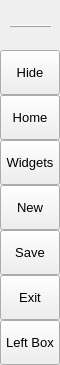
        <widget class="QFrame" name="leftMenuBg">
         <property name="minimumSize">
          <size>
           <width>60</width>
           <height>0</height>
          </size>
         </property>
         <property name="maximumSize">
          <size>
           <width>60</width>
           <height>16777215</height>
          </size>
         </property>
         <property name="frameShape">
          <enum>QFrame::NoFrame</enum>
         </property>
         <property name="frameShadow">
          <enum>QFrame::Raised</enum>
         </property>
         <layout class="QVBoxLayout" name="verticalLayout_3">
          <property name="spacing">
           <number>0</number>
          </property>
          <property name="leftMargin">
           <number>0</number>
          </property>
          <property name="topMargin">
           <number>0</number>
          </property>
          <property name="rightMargin">
           <number>0</number>
          </property>
          <property name="bottomMargin">
           <number>0</number>
          </property>
          <item>
           <widget class="QFrame" name="topLogoInfo">
            <property name="minimumSize">
             <size>
              <width>0</width>
              <height>50</height>
             </size>
            </property>
            <property name="maximumSize">
             <size>
              <width>16777215</width>
              <height>50</height>
             </size>
            </property>
            <property name="frameShape">
             <enum>QFrame::NoFrame</enum>
            </property>
            <property name="frameShadow">
             <enum>QFrame::Raised</enum>
            </property>
            <widget class="QFrame" name="topLogo">
             <property name="geometry">
              <rect>
               <x>10</x>
               <y>5</y>
               <width>42</width>
               <height>42</height>
              </rect>
             </property>
             <property name="minimumSize">
              <size>
               <width>42</width>
               <height>42</height>
              </size>
             </property>
             <property name="maximumSize">
              <size>
               <width>42</width>
               <height>42</height>
              </size>
             </property>
             <property name="styleSheet">
              <string notr="true">background-image: url(:/images/images/images/icon.png);
</string>
             </property>
             <property name="frameShape">
              <enum>QFrame::HLine</enum>
             </property>
             <property name="frameShadow">
              <enum>QFrame::Raised</enum>
             </property>
            </widget>
            <widget class="QLabel" name="titleLeftApp">
             <property name="geometry">
              <rect>
               <x>70</x>
               <y>8</y>
               <width>160</width>
               <height>20</height>
              </rect>
             </property>
             <property name="font">
              <font>
               <family>Segoe UI Semibold</family>
               <pointsize>12</pointsize>
               <italic>false</italic>
               <bold>false</bold>
              </font>
             </property>
             <property name="text">
              <string>PyDracula</string>
             </property>
             <property name="alignment">
              <set>Qt::AlignLeading|Qt::AlignLeft|Qt::AlignTop</set>
             </property>
            </widget>
            <widget class="QLabel" name="titleLeftDescription">
             <property name="geometry">
              <rect>
               <x>70</x>
               <y>27</y>
               <width>160</width>
               <height>16</height>
              </rect>
             </property>
             <property name="maximumSize">
              <size>
               <width>16777215</width>
               <height>16</height>
              </size>
             </property>
             <property name="font">
              <font>
               <family>Segoe UI</family>
               <pointsize>8</pointsize>
               <italic>false</italic>
               <bold>false</bold>
              </font>
             </property>
             <property name="text">
              <string>Modern GUI / Flat Style</string>
             </property>
             <property name="alignment">
              <set>Qt::AlignLeading|Qt::AlignLeft|Qt::AlignTop</set>
             </property>
            </widget>
           </widget>
          </item>
          <item>
           <widget class="QFrame" name="leftMenuFrame">
            <property name="frameShape">
             <enum>QFrame::NoFrame</enum>
            </property>
            <property name="frameShadow">
             <enum>QFrame::Raised</enum>
            </property>
            <layout class="QVBoxLayout" name="verticalMenuLayout">
             <property name="spacing">
              <number>0</number>
             </property>
             <property name="leftMargin">
              <number>0</number>
             </property>
             <property name="topMargin">
              <number>0</number>
             </property>
             <property name="rightMargin">
              <number>0</number>
             </property>
             <property name="bottomMargin">
              <number>0</number>
             </property>
             <item>
              <widget class="QFrame" name="toggleBox">
               <property name="maximumSize">
                <size>
                 <width>16777215</width>
                 <height>45</height>
                </size>
               </property>
               <property name="frameShape">
                <enum>QFrame::NoFrame</enum>
               </property>
               <property name="frameShadow">
                <enum>QFrame::Raised</enum>
               </property>
               <layout class="QVBoxLayout" name="verticalLayout_4">
                <property name="spacing">
                 <number>0</number>
                </property>
                <property name="leftMargin">
                 <number>0</number>
                </property>
                <property name="topMargin">
                 <number>0</number>
                </property>
                <property name="rightMargin">
                 <number>0</number>
                </property>
                <property name="bottomMargin">
                 <number>0</number>
                </property>
                <item>
                 <widget class="QPushButton" name="toggleButton">
                  <property name="sizePolicy">
                   <sizepolicy hsizetype="Expanding" vsizetype="Fixed">
                    <horstretch>0</horstretch>
                    <verstretch>0</verstretch>
                   </sizepolicy>
                  </property>
                  <property name="minimumSize">
                   <size>
                    <width>0</width>
                    <height>45</height>
                   </size>
                  </property>
                  <property name="font">
                   <font>
                    <family>Segoe UI</family>
                    <pointsize>10</pointsize>
                    <italic>false</italic>
                    <bold>false</bold>
                   </font>
                  </property>
                  <property name="cursor">
                   <cursorShape>PointingHandCursor</cursorShape>
                  </property>
                  <property name="layoutDirection">
                   <enum>Qt::LeftToRight</enum>
                  </property>
                  <property name="styleSheet">
                   <string notr="true">background-image: url(:/icons/images/icons/icon_menu.png);</string>
                  </property>
                  <property name="text">
                   <string>Hide</string>
                  </property>
                 </widget>
                </item>
               </layout>
              </widget>
             </item>
             <item alignment="Qt::AlignTop">
              <widget class="QFrame" name="topMenu">
               <property name="frameShape">
                <enum>QFrame::NoFrame</enum>
               </property>
               <property name="frameShadow">
                <enum>QFrame::Raised</enum>
               </property>
               <layout class="QVBoxLayout" name="verticalLayout_8">
                <property name="spacing">
                 <number>0</number>
                </property>
                <property name="leftMargin">
                 <number>0</number>
                </property>
                <property name="topMargin">
                 <number>0</number>
                </property>
                <property name="rightMargin">
                 <number>0</number>
                </property>
                <property name="bottomMargin">
                 <number>0</number>
                </property>
                <item>
                 <widget class="QPushButton" name="btn_home">
                  <property name="sizePolicy">
                   <sizepolicy hsizetype="Expanding" vsizetype="Fixed">
                    <horstretch>0</horstretch>
                    <verstretch>0</verstretch>
                   </sizepolicy>
                  </property>
                  <property name="minimumSize">
                   <size>
                    <width>0</width>
                    <height>45</height>
                   </size>
                  </property>
                  <property name="font">
                   <font>
                    <family>Segoe UI</family>
                    <pointsize>10</pointsize>
                    <italic>false</italic>
                    <bold>false</bold>
                   </font>
                  </property>
                  <property name="cursor">
                   <cursorShape>PointingHandCursor</cursorShape>
                  </property>
                  <property name="layoutDirection">
                   <enum>Qt::LeftToRight</enum>
                  </property>
                  <property name="styleSheet">
                   <string notr="true">background-image: url(:/icons/images/icons/cil-home.png);</string>
                  </property>
                  <property name="text">
                   <string>Home</string>
                  </property>
                 </widget>
                </item>
                <item>
                 <widget class="QPushButton" name="btn_widgets">
                  <property name="sizePolicy">
                   <sizepolicy hsizetype="Expanding" vsizetype="Fixed">
                    <horstretch>0</horstretch>
                    <verstretch>0</verstretch>
                   </sizepolicy>
                  </property>
                  <property name="minimumSize">
                   <size>
                    <width>0</width>
                    <height>45</height>
                   </size>
                  </property>
                  <property name="font">
                   <font>
                    <family>Segoe UI</family>
                    <pointsize>10</pointsize>
                    <italic>false</italic>
                    <bold>false</bold>
                   </font>
                  </property>
                  <property name="cursor">
                   <cursorShape>PointingHandCursor</cursorShape>
                  </property>
                  <property name="layoutDirection">
                   <enum>Qt::LeftToRight</enum>
                  </property>
                  <property name="styleSheet">
                   <string notr="true">background-image: url(:/icons/images/icons/cil-gamepad.png);</string>
                  </property>
                  <property name="text">
                   <string>Widgets</string>
                  </property>
                 </widget>
                </item>
                <item>
                 <widget class="QPushButton" name="btn_new">
                  <property name="sizePolicy">
                   <sizepolicy hsizetype="Expanding" vsizetype="Fixed">
                    <horstretch>0</horstretch>
                    <verstretch>0</verstretch>
                   </sizepolicy>
                  </property>
                  <property name="minimumSize">
                   <size>
                    <width>0</width>
                    <height>45</height>
                   </size>
                  </property>
                  <property name="font">
                   <font>
                    <family>Segoe UI</family>
                    <pointsize>10</pointsize>
                    <italic>false</italic>
                    <bold>false</bold>
                   </font>
                  </property>
                  <property name="cursor">
                   <cursorShape>PointingHandCursor</cursorShape>
                  </property>
                  <property name="layoutDirection">
                   <enum>Qt::LeftToRight</enum>
                  </property>
                  <property name="styleSheet">
                   <string notr="true">background-image: url(:/icons/images/icons/cil-file.png);</string>
                  </property>
                  <property name="text">
                   <string>New</string>
                  </property>
                 </widget>
                </item>
                <item>
                 <widget class="QPushButton" name="btn_save">
                  <property name="sizePolicy">
                   <sizepolicy hsizetype="Expanding" vsizetype="Fixed">
                    <horstretch>0</horstretch>
                    <verstretch>0</verstretch>
                   </sizepolicy>
                  </property>
                  <property name="minimumSize">
                   <size>
                    <width>0</width>
                    <height>45</height>
                   </size>
                  </property>
                  <property name="font">
                   <font>
                    <family>Segoe UI</family>
                    <pointsize>10</pointsize>
                    <italic>false</italic>
                    <bold>false</bold>
                   </font>
                  </property>
                  <property name="cursor">
                   <cursorShape>PointingHandCursor</cursorShape>
                  </property>
                  <property name="layoutDirection">
                   <enum>Qt::LeftToRight</enum>
                  </property>
                  <property name="styleSheet">
                   <string notr="true">background-image: url(:/icons/images/icons/cil-save.png)</string>
                  </property>
                  <property name="text">
                   <string>Save</string>
                  </property>
                 </widget>
                </item>
                <item>
                 <widget class="QPushButton" name="btn_exit">
                  <property name="sizePolicy">
                   <sizepolicy hsizetype="Expanding" vsizetype="Fixed">
                    <horstretch>0</horstretch>
                    <verstretch>0</verstretch>
                   </sizepolicy>
                  </property>
                  <property name="minimumSize">
                   <size>
                    <width>0</width>
                    <height>45</height>
                   </size>
                  </property>
                  <property name="font">
                   <font>
                    <family>Segoe UI</family>
                    <pointsize>10</pointsize>
                    <italic>false</italic>
                    <bold>false</bold>
                   </font>
                  </property>
                  <property name="cursor">
                   <cursorShape>PointingHandCursor</cursorShape>
                  </property>
                  <property name="layoutDirection">
                   <enum>Qt::LeftToRight</enum>
                  </property>
                  <property name="styleSheet">
                   <string notr="true">background-image: url(:/icons/images/icons/cil-x.png);</string>
                  </property>
                  <property name="text">
                   <string>Exit</string>
                  </property>
                 </widget>
                </item>
               </layout>
              </widget>
             </item>
             <item alignment="Qt::AlignBottom">
              <widget class="QFrame" name="bottomMenu">
               <property name="frameShape">
                <enum>QFrame::NoFrame</enum>
               </property>
               <property name="frameShadow">
                <enum>QFrame::Raised</enum>
               </property>
               <layout class="QVBoxLayout" name="verticalLayout_9">
                <property name="spacing">
                 <number>0</number>
                </property>
                <property name="leftMargin">
                 <number>0</number>
                </property>
                <property name="topMargin">
                 <number>0</number>
                </property>
                <property name="rightMargin">
                 <number>0</number>
                </property>
                <property name="bottomMargin">
                 <number>0</number>
                </property>
                <item>
                 <widget class="QPushButton" name="toggleLeftBox">
                  <property name="sizePolicy">
                   <sizepolicy hsizetype="Expanding" vsizetype="Fixed">
                    <horstretch>0</horstretch>
                    <verstretch>0</verstretch>
                   </sizepolicy>
                  </property>
                  <property name="minimumSize">
                   <size>
                    <width>0</width>
                    <height>45</height>
                   </size>
                  </property>
                  <property name="font">
                   <font>
                    <family>Segoe UI</family>
                    <pointsize>10</pointsize>
                    <italic>false</italic>
                    <bold>false</bold>
                   </font>
                  </property>
                  <property name="cursor">
                   <cursorShape>PointingHandCursor</cursorShape>
                  </property>
                  <property name="layoutDirection">
                   <enum>Qt::LeftToRight</enum>
                  </property>
                  <property name="styleSheet">
                   <string notr="true">background-image: url(:/icons/images/icons/icon_settings.png);</string>
                  </property>
                  <property name="text">
                   <string>Left Box</string>
                  </property>
                 </widget>
                </item>
               </layout>
              </widget>
             </item>
            </layout>
           </widget>
          </item>
         </layout>
        </widget>
